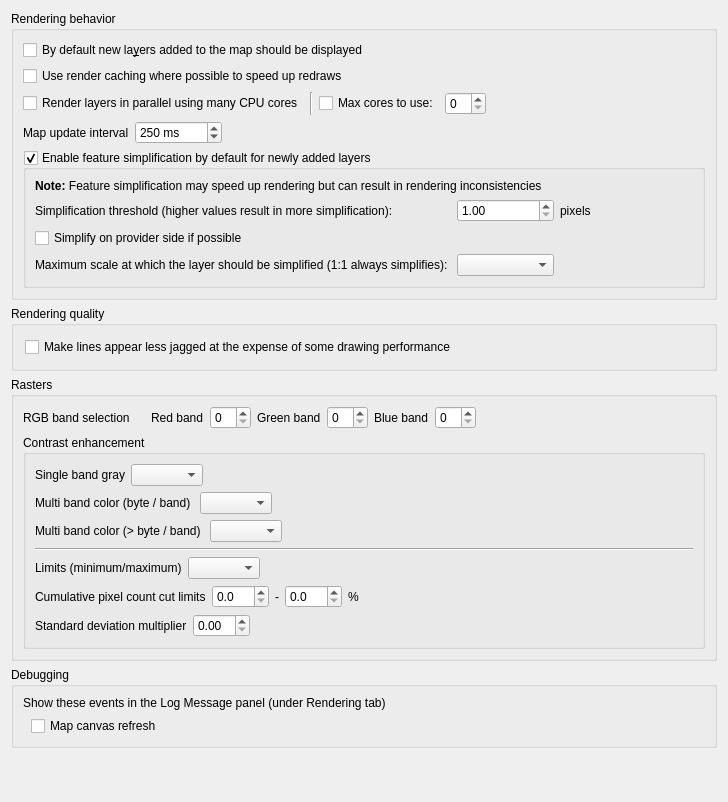
             <widget class="QWidget" name="mOptionsScrollAreaContents_04">
              <property name="geometry">
               <rect>
                <x>0</x>
                <y>-269</y>
                <width>728</width>
                <height>802</height>
               </rect>
              </property>
              <layout class="QVBoxLayout" name="verticalLayout_29">
               <item>
                <widget class="QgsCollapsibleGroupBox" name="groupBox_5">
                 <property name="title">
                  <string>Rendering behavior</string>
                 </property>
                 <layout class="QVBoxLayout" name="verticalLayout_9">
                  <item>
                   <widget class="QCheckBox" name="chkAddedVisibility">
                    <property name="text">
                     <string>By default new la&amp;yers added to the map should be displayed</string>
                    </property>
                   </widget>
                  </item>
                  <item>
                   <widget class="QCheckBox" name="chkUseRenderCaching">
                    <property name="text">
                     <string>Use render caching where possible to speed up redraws</string>
                    </property>
                   </widget>
                  </item>
                  <item>
                   <layout class="QHBoxLayout" name="horizontalLayout_26">
                    <item>
                     <widget class="QCheckBox" name="chkParallelRendering">
                      <property name="text">
                       <string>Render layers in parallel using many CPU cores</string>
                      </property>
                     </widget>
                    </item>
                    <item>
                     <widget class="Line" name="line_6">
                      <property name="orientation">
                       <enum>Qt::Vertical</enum>
                      </property>
                     </widget>
                    </item>
                    <item>
                     <widget class="QCheckBox" name="chkMaxThreads">
                      <property name="text">
                       <string>Max cores to use:</string>
                      </property>
                     </widget>
                    </item>
                    <item>
                     <widget class="QSpinBox" name="spinMaxThreads"/>
                    </item>
                    <item>
                     <spacer name="horizontalSpacer_41">
                      <property name="orientation">
                       <enum>Qt::Horizontal</enum>
                      </property>
                      <property name="sizeHint" stdset="0">
                       <size>
                        <width>40</width>
                        <height>20</height>
                       </size>
                      </property>
                     </spacer>
                    </item>
                   </layout>
                  </item>
                  <item>
                   <layout class="QHBoxLayout" name="horizontalLayout_4">
                    <item>
                     <widget class="QLabel" name="label_56">
                      <property name="text">
                       <string>Map update interval</string>
                      </property>
                     </widget>
                    </item>
                    <item>
                     <widget class="QSpinBox" name="spinMapUpdateInterval">
                      <property name="suffix">
                       <string> ms</string>
                      </property>
                      <property name="maximum">
                       <number>999999</number>
                      </property>
                      <property name="singleStep">
                       <number>50</number>
                      </property>
                      <property name="value">
                       <number>250</number>
                      </property>
                     </widget>
                    </item>
                    <item>
                     <spacer name="horizontalSpacer_46">
                      <property name="orientation">
                       <enum>Qt::Horizontal</enum>
                      </property>
                      <property name="sizeHint" stdset="0">
                       <size>
                        <width>40</width>
                        <height>20</height>
                       </size>
                      </property>
                     </spacer>
                    </item>
                   </layout>
                  </item>
                  <item>
                   <widget class="QgsCollapsibleGroupBox" name="mSimplifyDrawingGroupBox">
                    <property name="title">
                     <string>Enable feature simplification by default for newly added layers</string>
                    </property>
                    <property name="flat">
                     <bool>true</bool>
                    </property>
                    <property name="checkable">
                     <bool>true</bool>
                    </property>
                    <layout class="QGridLayout" name="_14">
                     <item row="0" column="1" colspan="4">
                      <widget class="QLabel" name="label_59">
                       <property name="text">
                        <string>&lt;b&gt;Note:&lt;/b&gt; Feature simplification may speed up rendering but can result in rendering inconsistencies</string>
                       </property>
                      </widget>
                     </item>
                     <item row="1" column="1">
                      <widget class="QLabel" name="label_65">
                       <property name="text">
                        <string>Simplification threshold (higher values result in more simplification): </string>
                       </property>
                       <property name="margin">
                        <number>2</number>
                       </property>
                      </widget>
                     </item>
                     <item row="1" column="2">
                      <widget class="QDoubleSpinBox" name="mSimplifyDrawingSpinBox">
                       <property name="toolTip">
                        <string>Higher values result in more simplification</string>
                       </property>
                       <property name="decimals">
                        <number>2</number>
                       </property>
                       <property name="minimum">
                        <double>1.000000000000000</double>
                       </property>
                       <property name="maximum">
                        <double>5.000000000000000</double>
                       </property>
                       <property name="singleStep">
                        <double>0.200000000000000</double>
                       </property>
                       <property name="value">
                        <double>1.000000000000000</double>
                       </property>
                      </widget>
                     </item>
                     <item row="1" column="3">
                      <widget class="QLabel" name="mSimplifyDrawingPx">
                       <property name="text">
                        <string>pixels</string>
                       </property>
                       <property name="margin">
                        <number>2</number>
                       </property>
                      </widget>
                     </item>
                     <item row="1" column="4">
                      <spacer name="horizontalSpacer_40">
                       <property name="orientation">
                        <enum>Qt::Horizontal</enum>
                       </property>
                       <property name="sizeHint" stdset="0">
                        <size>
                         <width>20</width>
                         <height>20</height>
                        </size>
                       </property>
                      </spacer>
                     </item>
                     <item row="2" column="1" colspan="4">
                      <widget class="QCheckBox" name="mSimplifyDrawingAtProvider">
                       <property name="text">
                        <string>Simplify on provider side if possible</string>
                       </property>
                      </widget>
                     </item>
                     <item row="3" column="1">
                      <widget class="QLabel" name="mSimplifyMaxScaleLabel">
                       <property name="text">
                        <string>Maximum scale at which the layer should be simplified (1:1 always simplifies): </string>
                       </property>
                       <property name="margin">
                        <number>2</number>
                       </property>
                      </widget>
                     </item>
                     <item row="3" column="2">
                      <widget class="QgsScaleComboBox" name="mSimplifyMaximumScaleComboBox">
                       <property name="sizePolicy">
                        <sizepolicy hsizetype="Expanding" vsizetype="Fixed">
                         <horstretch>0</horstretch>
                         <verstretch>0</verstretch>
                        </sizepolicy>
                       </property>
                      </widget>
                     </item>
                    </layout>
                   </widget>
                  </item>
                 </layout>
                </widget>
               </item>
               <item>
                <widget class="QgsCollapsibleGroupBox" name="groupBox_8">
                 <property name="title">
                  <string>Rendering quality</string>
                 </property>
                 <layout class="QVBoxLayout" name="_5">
                  <property name="margin">
                   <number>11</number>
                  </property>
                  <item>
                   <widget class="QCheckBox" name="chkAntiAliasing">
                    <property name="text">
                     <string>Make lines appear less jagged at the expense of some drawing performance</string>
                    </property>
                   </widget>
                  </item>
                 </layout>
                </widget>
               </item>
               <item>
                <widget class="QgsCollapsibleGroupBox" name="groupBox_14">
                 <property name="title">
                  <string>Rasters</string>
                 </property>
                 <layout class="QVBoxLayout" name="verticalLayout_10">
                  <item>
                   <widget class="QWidget" name="widget" native="true">
                    <layout class="QHBoxLayout" name="horizontalLayout_19">
                     <property name="margin">
                      <number>0</number>
                     </property>
                     <item>
                      <widget class="QLabel" name="label_21">
                       <property name="text">
                        <string>RGB band selection</string>
                       </property>
                      </widget>
                     </item>
                     <item>
                      <spacer name="horizontalSpacer_19">
                       <property name="orientation">
                        <enum>Qt::Horizontal</enum>
                       </property>
                       <property name="sizeType">
                        <enum>QSizePolicy::Maximum</enum>
                       </property>
                       <property name="sizeHint" stdset="0">
                        <size>
                         <width>15</width>
                         <height>20</height>
                        </size>
                       </property>
                      </spacer>
                     </item>
                     <item>
                      <widget class="QLabel" name="label_22">
                       <property name="text">
                        <string>Red band</string>
                       </property>
                      </widget>
                     </item>
                     <item>
                      <widget class="QSpinBox" name="spnRed"/>
                     </item>
                     <item>
                      <widget class="QLabel" name="label_23">
                       <property name="text">
                        <string>Green band</string>
                       </property>
                      </widget>
                     </item>
                     <item>
                      <widget class="QSpinBox" name="spnGreen"/>
                     </item>
                     <item>
                      <widget class="QLabel" name="label_24">
                       <property name="text">
                        <string>Blue band</string>
                       </property>
                      </widget>
                     </item>
                     <item>
                      <widget class="QSpinBox" name="spnBlue"/>
                     </item>
                     <item>
                      <spacer name="horizontalSpacer_20">
                       <property name="orientation">
                        <enum>Qt::Horizontal</enum>
                       </property>
                       <property name="sizeHint" stdset="0">
                        <size>
                         <width>40</width>
                         <height>20</height>
                        </size>
                       </property>
                      </spacer>
                     </item>
                    </layout>
                   </widget>
                  </item>
                  <item>
                   <widget class="QGroupBox" name="groupBox_17">
                    <property name="title">
                     <string>Contrast enhancement</string>
                    </property>
                    <property name="flat">
                     <bool>true</bool>
                    </property>
                    <layout class="QVBoxLayout" name="verticalLayout_11">
                     <item>
                      <widget class="QWidget" name="widget_3" native="true">
                       <layout class="QHBoxLayout" name="horizontalLayout_22">
                        <property name="margin">
                         <number>0</number>
                        </property>
                        <item>
                         <widget class="QLabel" name="label_37">
                          <property name="text">
                           <string>Single band gray</string>
                          </property>
                         </widget>
                        </item>
                        <item>
                         <widget class="QComboBox" name="cboxContrastEnhancementAlgorithmSingleBand"/>
                        </item>
                        <item>
                         <spacer name="horizontalSpacer_23">
                          <property name="orientation">
                           <enum>Qt::Horizontal</enum>
                          </property>
                          <property name="sizeHint" stdset="0">
                           <size>
                            <width>208</width>
                            <height>20</height>
                           </size>
                          </property>
                         </spacer>
                        </item>
                       </layout>
                      </widget>
                     </item>
                     <item>
                      <widget class="QWidget" name="widget_4" native="true">
                       <layout class="QHBoxLayout" name="horizontalLayout_23">
                        <property name="margin">
                         <number>0</number>
                        </property>
                        <item>
                         <widget class="QLabel" name="label_38">
                          <property name="text">
                           <string>Multi band color (byte / band) </string>
                          </property>
                         </widget>
                        </item>
                        <item>
                         <widget class="QComboBox" name="cboxContrastEnhancementAlgorithmMultiBandSingleByte"/>
                        </item>
                        <item>
                         <spacer name="horizontalSpacer_24">
                          <property name="orientation">
                           <enum>Qt::Horizontal</enum>
                          </property>
                          <property name="sizeHint" stdset="0">
                           <size>
                            <width>208</width>
                            <height>20</height>
                           </size>
                          </property>
                         </spacer>
                        </item>
                       </layout>
                      </widget>
                     </item>
                     <item>
                      <widget class="QWidget" name="widget_5" native="true">
                       <layout class="QHBoxLayout" name="horizontalLayout_24">
                        <property name="margin">
                         <number>0</number>
                        </property>
                        <item>
                         <widget class="QLabel" name="label_39">
                          <property name="text">
                           <string>Multi band color (&gt; byte / band) </string>
                          </property>
                         </widget>
                        </item>
                        <item>
                         <widget class="QComboBox" name="cboxContrastEnhancementAlgorithmMultiBandMultiByte"/>
                        </item>
                        <item>
                         <spacer name="horizontalSpacer_25">
                          <property name="orientation">
                           <enum>Qt::Horizontal</enum>
                          </property>
                          <property name="sizeHint" stdset="0">
                           <size>
                            <width>208</width>
                            <height>20</height>
                           </size>
                          </property>
                         </spacer>
                        </item>
                       </layout>
                      </widget>
                     </item>
                     <item>
                      <widget class="Line" name="line">
                       <property name="orientation">
                        <enum>Qt::Horizontal</enum>
                       </property>
                      </widget>
                     </item>
                     <item>
                      <widget class="QWidget" name="widget_6" native="true">
                       <layout class="QHBoxLayout" name="horizontalLayout_25">
                        <property name="margin">
                         <number>0</number>
                        </property>
                        <item>
                         <widget class="QLabel" name="label_40">
                          <property name="text">
                           <string>Limits (minimum/maximum)</string>
                          </property>
                         </widget>
                        </item>
                        <item>
                         <widget class="QComboBox" name="cboxContrastEnhancementLimits"/>
                        </item>
                        <item>
                         <spacer name="horizontalSpacer_26">
                          <property name="orientation">
                           <enum>Qt::Horizontal</enum>
                          </property>
                          <property name="sizeHint" stdset="0">
                           <size>
                            <width>208</width>
                            <height>20</height>
                           </size>
                          </property>
                         </spacer>
                        </item>
                       </layout>
                      </widget>
                     </item>
                     <item>
                      <widget class="QWidget" name="widget_7" native="true">
                       <layout class="QHBoxLayout" name="horizontalLayout_18">
                        <property name="margin">
                         <number>0</number>
                        </property>
                        <item>
                         <widget class="QLabel" name="label_36">
                          <property name="text">
                           <string>Cumulative pixel count cut limits</string>
                          </property>
                         </widget>
                        </item>
                        <item>
                         <widget class="QDoubleSpinBox" name="mRasterCumulativeCutLowerDoubleSpinBox">
                          <property name="decimals">
                           <number>1</number>
                          </property>
                         </widget>
                        </item>
                        <item>
                         <widget class="QLabel" name="label_34">
                          <property name="text">
                           <string>-</string>
                          </property>
                         </widget>
                        </item>
                        <item>
                         <widget class="QDoubleSpinBox" name="mRasterCumulativeCutUpperDoubleSpinBox">
                          <property name="decimals">
                           <number>1</number>
                          </property>
                         </widget>
                        </item>
                        <item>
                         <widget class="QLabel" name="label_35">
                          <property name="text">
                           <string>%</string>
                          </property>
                         </widget>
                        </item>
                        <item>
                         <spacer name="horizontalSpacer_18">
                          <property name="orientation">
                           <enum>Qt::Horizontal</enum>
                          </property>
                          <property name="sizeHint" stdset="0">
                           <size>
                            <width>123</width>
                            <height>20</height>
                           </size>
                          </property>
                         </spacer>
                        </item>
                       </layout>
                      </widget>
                     </item>
                     <item>
                      <widget class="QWidget" name="widget_2" native="true">
                       <layout class="QHBoxLayout" name="horizontalLayout_20">
                        <property name="margin">
                         <number>0</number>
                        </property>
                        <item>
                         <widget class="QLabel" name="label_25">
                          <property name="text">
                           <string>Standard deviation multiplier</string>
                          </property>
                         </widget>
                        </item>
                        <item>
                         <widget class="QDoubleSpinBox" name="spnThreeBandStdDev">
                          <property name="maximum">
                           <double>10.000000000000000</double>
                          </property>
                          <property name="singleStep">
                           <double>0.100000000000000</double>
                          </property>
                         </widget>
                        </item>
                        <item>
                         <spacer name="horizontalSpacer_21">
                          <property name="orientation">
                           <enum>Qt::Horizontal</enum>
                          </property>
                          <property name="sizeHint" stdset="0">
                           <size>
                            <width>258</width>
                            <height>20</height>
                           </size>
                          </property>
                         </spacer>
                        </item>
                       </layout>
                      </widget>
                     </item>
                    </layout>
                   </widget>
                  </item>
                 </layout>
                </widget>
               </item>
               <item>
                <widget class="QgsCollapsibleGroupBox" name="groupBox_22">
                 <property name="title">
                  <string>Debugging</string>
                 </property>
                 <layout class="QVBoxLayout" name="verticalLayout_35">
                  <item>
                   <widget class="QLabel" name="label_55">
                    <property name="text">
                     <string>Show these events in the Log Message panel (under Rendering tab)</string>
                    </property>
                   </widget>
                  </item>
                  <item>
                   <layout class="QGridLayout" name="gridLayout_6">
                    <item row="0" column="0">
                     <spacer name="horizontalSpacer_37">
                      <property name="orientation">
                       <enum>Qt::Horizontal</enum>
                      </property>
                      <property name="sizeType">
                       <enum>QSizePolicy::Fixed</enum>
                      </property>
                      <property name="sizeHint" stdset="0">
                       <size>
                        <width>8</width>
                        <height>20</height>
                       </size>
                      </property>
                     </spacer>
                    </item>
                    <item row="0" column="1">
                     <widget class="QCheckBox" name="mLogCanvasRefreshChkBx">
                      <property name="text">
                       <string>Map canvas refresh</string>
                      </property>
                     </widget>
                    </item>
                   </layout>
                  </item>
                 </layout>
                </widget>
               </item>
               <item>
                <spacer name="verticalSpacer_6">
                 <property name="orientation">
                  <enum>Qt::Vertical</enum>
                 </property>
                 <property name="sizeHint" stdset="0">
                  <size>
                   <width>20</width>
                   <height>40</height>
                  </size>
                 </property>
                </spacer>
               </item>
              </layout>
             </widget>
